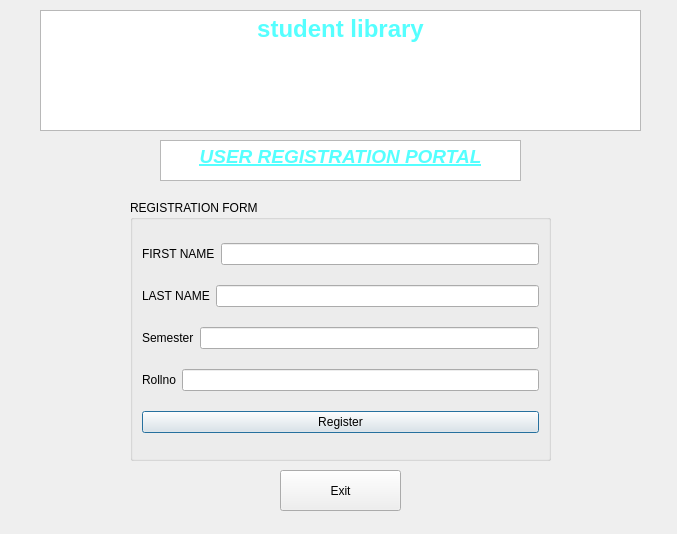
<?xml version="1.0" encoding="UTF-8"?>
<ui version="4.0">
 <class>USERREG</class>
 <widget class="QDialog" name="USERREG">
  <property name="geometry">
   <rect>
    <x>0</x>
    <y>0</y>
    <width>677</width>
    <height>534</height>
   </rect>
  </property>
  <property name="windowTitle">
   <string>Dialog</string>
  </property>
  <widget class="QTextBrowser" name="textBrowser">
   <property name="geometry">
    <rect>
     <x>40</x>
     <y>10</y>
     <width>601</width>
     <height>121</height>
    </rect>
   </property>
   <property name="html">
    <string>&lt;!DOCTYPE HTML PUBLIC &quot;-//W3C//DTD HTML 4.0//EN&quot; &quot;http://www.w3.org/TR/REC-html40/strict.dtd&quot;&gt;
&lt;html&gt;&lt;head&gt;&lt;meta name=&quot;qrichtext&quot; content=&quot;1&quot; /&gt;&lt;meta charset=&quot;utf-8&quot; /&gt;&lt;style type=&quot;text/css&quot;&gt;
p, li { white-space: pre-wrap; }
hr { height: 1px; border-width: 0; }
li.unchecked::marker { content: &quot;\2610&quot;; }
li.checked::marker { content: &quot;\2612&quot;; }
&lt;/style&gt;&lt;/head&gt;&lt;body style=&quot; font-family:'Segoe UI'; font-size:9pt; font-weight:400; font-style:normal;&quot;&gt;
&lt;p align=&quot;center&quot; style=&quot; margin-top:0px; margin-bottom:0px; margin-left:0px; margin-right:0px; -qt-block-indent:0; text-indent:0px;&quot;&gt;&lt;span style=&quot; font-size:18pt; font-weight:700; color:#55ffff;&quot;&gt;student library&lt;/span&gt;&lt;/p&gt;
&lt;p align=&quot;center&quot; style=&quot;-qt-paragraph-type:empty; margin-top:0px; margin-bottom:0px; margin-left:0px; margin-right:0px; -qt-block-indent:0; text-indent:0px; font-size:18pt; font-weight:700; color:#55ffff;&quot;&gt;&lt;br /&gt;&lt;/p&gt;&lt;/body&gt;&lt;/html&gt;</string>
   </property>
  </widget>
  <widget class="QTextBrowser" name="textBrowser_2">
   <property name="geometry">
    <rect>
     <x>160</x>
     <y>140</y>
     <width>361</width>
     <height>41</height>
    </rect>
   </property>
   <property name="html">
    <string>&lt;!DOCTYPE HTML PUBLIC &quot;-//W3C//DTD HTML 4.0//EN&quot; &quot;http://www.w3.org/TR/REC-html40/strict.dtd&quot;&gt;
&lt;html&gt;&lt;head&gt;&lt;meta name=&quot;qrichtext&quot; content=&quot;1&quot; /&gt;&lt;meta charset=&quot;utf-8&quot; /&gt;&lt;style type=&quot;text/css&quot;&gt;
p, li { white-space: pre-wrap; }
hr { height: 1px; border-width: 0; }
li.unchecked::marker { content: &quot;\2610&quot;; }
li.checked::marker { content: &quot;\2612&quot;; }
&lt;/style&gt;&lt;/head&gt;&lt;body style=&quot; font-family:'Segoe UI'; font-size:9pt; font-weight:400; font-style:normal;&quot;&gt;
&lt;p align=&quot;center&quot; style=&quot; margin-top:0px; margin-bottom:0px; margin-left:0px; margin-right:0px; -qt-block-indent:0; text-indent:0px;&quot;&gt;&lt;span style=&quot; font-size:14pt; font-weight:700; font-style:italic; text-decoration: underline; color:#55ffff;&quot;&gt;USER REGISTRATION PORTAL&lt;/span&gt;&lt;/p&gt;&lt;/body&gt;&lt;/html&gt;</string>
   </property>
  </widget>
  <widget class="QGroupBox" name="groupBox">
   <property name="geometry">
    <rect>
     <x>130</x>
     <y>200</y>
     <width>421</width>
     <height>261</height>
    </rect>
   </property>
   <property name="title">
    <string>REGISTRATION FORM</string>
   </property>
   <layout class="QGridLayout" name="gridLayout">
    <item row="0" column="0">
     <layout class="QHBoxLayout" name="horizontalLayout">
      <item>
       <widget class="QLabel" name="label">
        <property name="text">
         <string>FIRST NAME</string>
        </property>
       </widget>
      </item>
      <item>
       <widget class="QLineEdit" name="lineEdit_4_x"/>
      </item>
     </layout>
    </item>
    <item row="1" column="0">
     <layout class="QHBoxLayout" name="horizontalLayout_2">
      <item>
       <widget class="QLabel" name="label_2">
        <property name="text">
         <string>LAST NAME</string>
        </property>
       </widget>
      </item>
      <item>
       <widget class="QLineEdit" name="lineEdit_4_y"/>
      </item>
     </layout>
    </item>
    <item row="2" column="0">
     <layout class="QHBoxLayout" name="horizontalLayout_3">
      <item>
       <widget class="QLabel" name="label_3">
        <property name="text">
         <string>Semester</string>
        </property>
       </widget>
      </item>
      <item>
       <widget class="QLineEdit" name="lineEdit_41"/>
      </item>
     </layout>
    </item>
    <item row="3" column="0">
     <layout class="QHBoxLayout" name="horizontalLayout_4">
      <item>
       <widget class="QLabel" name="label_4">
        <property name="text">
         <string>Rollno</string>
        </property>
       </widget>
      </item>
      <item>
       <widget class="QLineEdit" name="lineEdit_4"/>
      </item>
     </layout>
    </item>
    <item row="4" column="0">
     <widget class="QPushButton" name="pushButton">
      <property name="text">
       <string>Register</string>
      </property>
     </widget>
    </item>
   </layout>
  </widget>
  <widget class="QPushButton" name="pushButton_2">
   <property name="geometry">
    <rect>
     <x>280</x>
     <y>470</y>
     <width>121</width>
     <height>41</height>
    </rect>
   </property>
   <property name="text">
    <string>Exit</string>
   </property>
  </widget>
 </widget>
 <resources/>
 <connections/>
</ui>
